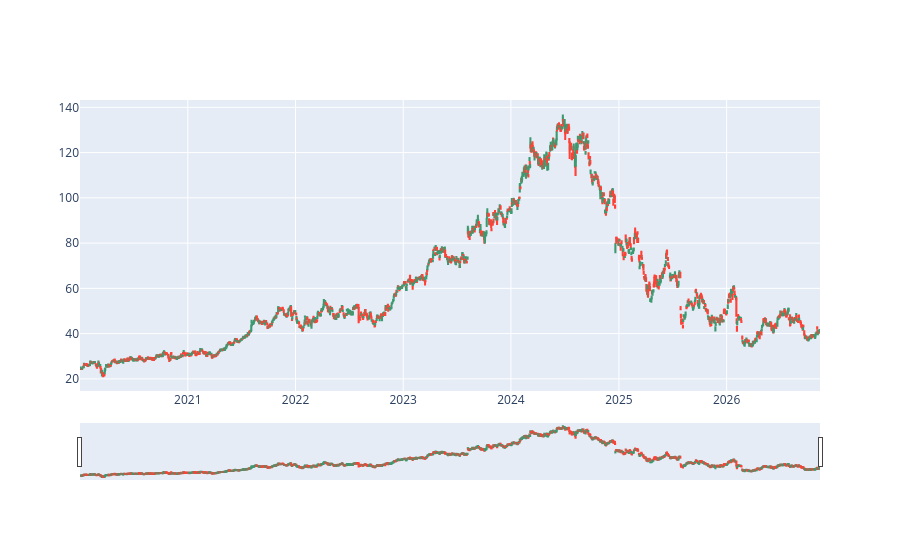

The notebook cell saved with this chart:
### Code cell
#candlestick charts: https://plotly.com/python/candlestick.charts
import plotly.graph_objects as go

fig = go.Figure(data=[go.Candlestick(
    x = nvo_df_filtered_from_2020.index,
    open = nvo_df_filtered_from_2020.Open,
    high = nvo_df_filtered_from_2020.High,
    low = nvo_df_filtered_from_2020.Low,
    close = nvo_df_filtered_from_2020.Close
)])

fig.show()

### Figure 1 — Plotly figure (JSON) as saved in the notebook; plotly's stock layout.template omitted (floating-point values rounded to 4 significant figures; data arrays with more than 128 entries replaced by an {"elided": "..."} marker saying what was removed)
{"data": [{"close": {"elided": "1727 float values"}, "high": {"elided": "1727 float values"}, "low": {"elided": "1727 float values"}, "open": {"elided": "1727 float values"}, "type": "candlestick", "x": {"elided": "1727 str values"}}], "layout": {}}
